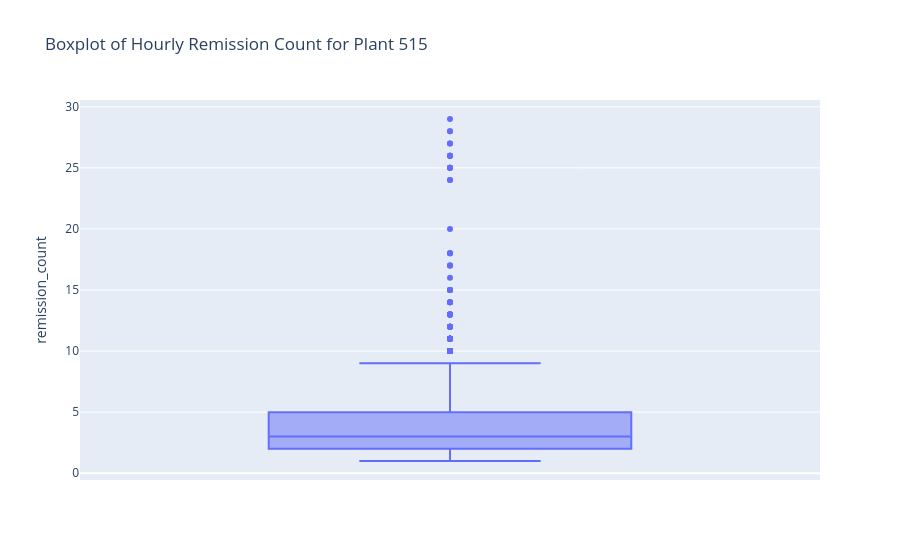

The notebook cell saved with this chart:
### Code cell
# Plant 515 remission count boxplot (row count) 
plant_515_counts = (
    remissions.loc[remissions["ship_plant_code"] == "515"]
    .groupby(remissions["start_time"].dt.floor("h"))
    .size()
    .reset_index(name="remission_count")
)

fig = px.box(
    plant_515_counts,
    y="remission_count",
    title="Boxplot of Hourly Remission Count for Plant 515",
)
fig.show()

### Figure 1 — Plotly figure (JSON) as saved in the notebook; plotly's stock layout.template omitted (floating-point values rounded to 4 significant figures; data arrays with more than 128 entries replaced by an {"elided": "..."} marker saying what was removed)
{"data": [{"alignmentgroup": "True", "hovertemplate": "remission_count=%{y}<extra></extra>", "legendgroup": "", "marker": {"color": "#636efa"}, "name": "", "notched": false, "offsetgroup": "", "orientation": "v", "showlegend": false, "type": "box", "x0": " ", "xaxis": "x", "y": {"elided": "15283 int values"}, "y0": " ", "yaxis": "y"}], "layout": {"boxmode": "group", "legend": {"tracegroupgap": 0}, "title": {"text": "Boxplot of Hourly Remission Count for Plant 515"}, "xaxis": {"anchor": "y", "domain": [0, 1]}, "yaxis": {"anchor": "x", "domain": [0, 1], "title": {"text": "remission_count"}}}}
